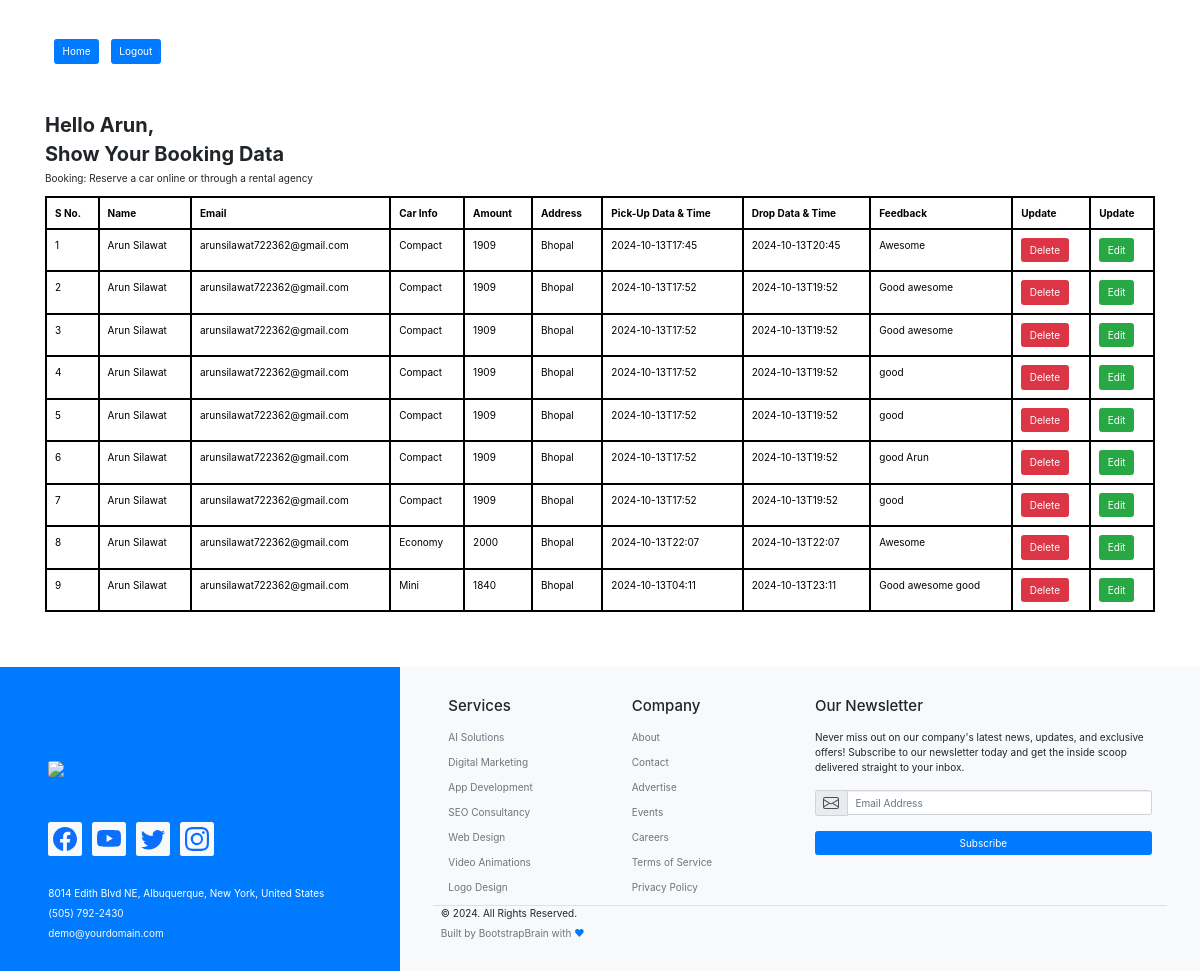
Page /showdata/arunsilawat722362@gmail.com on the earlier database version.
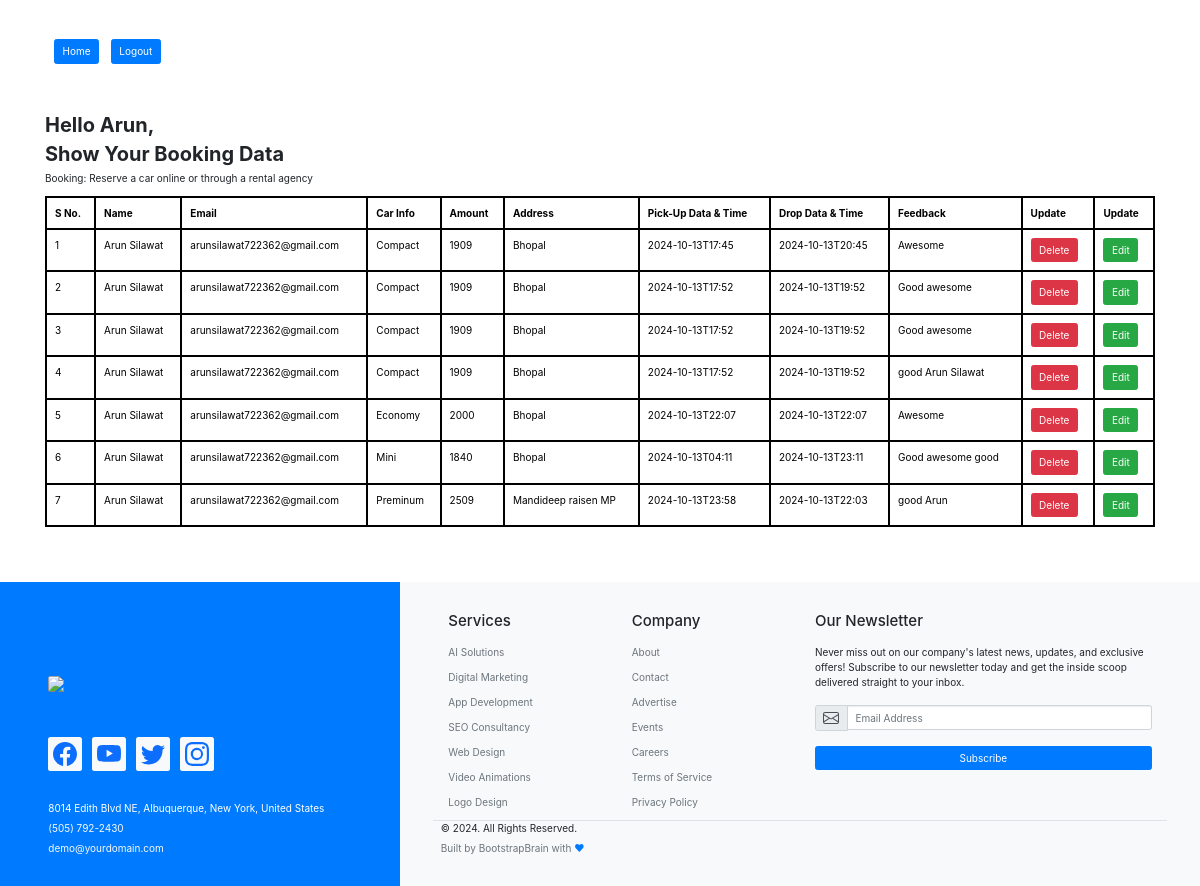
Same page on the later database version.
### app/models.py (models this page shows)
class Userdata(models.Model):
    fname=models.CharField(max_length=50)
    lname=models.CharField(max_length=50)
    email=models.EmailField()
    password=models.CharField(max_length=25)

class Book_data(models.Model):
    fname=models.CharField(max_length=(50))
    lname=models.CharField(max_length=(50))
    email=models.EmailField()
    carnm=models.CharField(max_length=(50))
    amount=models.IntegerField()
    address=models.TextField()
    pick=models.CharField(max_length=(50))
    drop=models.CharField(max_length=(50))
    feedback=models.TextField()

### app/views.py (the view, shortened to what this page needs)
# urls.py: path('showdata/<str:em>',views.showdata,name='showdata'),
def showdata(request,em):
    email=em
    getdata=Book_data.objects.filter(email=em)
    if getdata:
        data=Book_data.objects.filter(email=em)
        admindata=Userdata.objects.get(email=em)
        fname=admindata.fname
        lname=admindata.lname
        email=admindata.email
        password=admindata.password
        user={
            'fnm':fname,
            'lnm':lname,
            'em':email,
            'pass':password
            }
        return render(request,'datadisplay.html',{'data':data,'user':user})

### app/templates/datadisplay.html (shortened to what this page needs)
<!DOCTYPE html>
<html lang="en">
<head>
    <link rel="stylesheet" href="https://maxcdn.bootstrapcdn.com/bootstrap/3.4.1/css/bootstrap.min.css">
    <link rel="stylesheet" href="https://unpkg.com/bootstrap@5.3.3/dist/css/bootstrap.min.css">
    <link rel="stylesheet" href="https://unpkg.com/bs-brain@2.0.4/utilities/font-size/font-size.css">
    <link rel="stylesheet" href="https://unpkg.com/bs-brain@2.0.4/utilities/margin/margin.css">
    <link rel="stylesheet" href="https://unpkg.com/bs-brain@2.0.4/utilities/padding/padding.css">
    <link rel="stylesheet" href="https://cdn.jsdelivr.net/npm/bootstrap@4.6.2/dist/css/bootstrap.min.css">
</head>
<body><br><br>
    <div class="container">
        <a href="{% url 'select' em=user.em %}"><button type="button" class="btn btn-primary" style="margin: 9px;">Home</button></a>
        <a href="{% url 'home' %}"><button type="button" class="btn btn-primary">Logout</button></a>
    </div><br><br>
    <div class="container" style="background-color: white;border-radius: 10px;">
        <h2 style="font-weight: bold;margin-top: 10px;">Hello {{user.fnm}},</h2>
        <h2 style="font-weight: bold;">Show Your Booking Data</h2>
        <p> Booking: Reserve a car online or through a rental agency</p>
        <div class="table-responsive">
            <table class="table table-bordered">
                <thead>
                    <tr>
                        <th style="border: 2px solid black;">S No.</th>
                        <th style="border: 2px solid black;">Name</th>
                        <th style="border: 2px solid black;">Email</th>
                        <th style="border: 2px solid black;">Car Info</th>
                        <th style="border: 2px solid black;">Amount</th>
                        <th style="border: 2px solid black;">Address</th>
                        <th style="border: 2px solid black;">Pick-Up Data & Time</th>
                        <th style="border: 2px solid black;">Drop Data & Time</th>
                        <th style="border: 2px solid black;">Feedback</th>
                        <th style="border: 2px solid black;">Update</th>
                        <th style="border: 2px solid black;">Update</th>
                    </tr>
                </thead>
                <tbody>
                    {% for i in data %}
                    <tr>
                        <td style="border: 2px solid black;">{{forloop.counter}}</td>
                        <td style="border: 2px solid black;">{{i.fname}} {{i.lname}}</td>
                        <td style="border: 2px solid black;">{{i.email}}</td>
                        <td style="border: 2px solid black;">{{i.carnm}}</td>
                        <td style="border: 2px solid black;">{{i.amount}}</td>
                        <td style="border: 2px solid black;">{{i.address}}</td>
                        <td style="border: 2px solid black;">{{i.pick}}</td>
                        <td style="border: 2px solid black;">{{i.drop}}</td>
                        <td style="border: 2px solid black;">{{i.feedback}}</td>
                        <td style="border: 2px solid black;"><a href="{% url 'delete' pk=i.id em=i.email %}"><button
                                    class="btn btn-danger">Delete</button></a></td>
                        <td style="border: 2px solid black;"><a href="{% url 'edit' pk=i.id %} "><button
                                    class="btn btn-success">Edit</button></a></td>
                    </tr>
                    {% endfor %}
                </tbody>
            </table>
        </div>
    </div><br>
    <br><br><footer class="footer">
        <section>
            <div class="container-fluid">
                <div class="row">
                    <div class="col-12 col-lg-4 bg-primary py-4 py-md-5 py-xxl-8">
                        <div class="row h-100 align-items-end justify-content-center">
                            <div class="col-12 col-md-11 col-xl-10">
                                <div class="footer-logo-wrapper">
                                    <a href="#!">
                                        <img class="img-fluid rounded mb-4" loading="lazy" src="https://img.freepik.com/premium-vector/automotive-car-logo-design_160069-36.jpg" width="100" height="5" alt="logo">
                                    </a>
                                </div>
                                <div class="social-media-wrapper mt-5">
                                    <ul class="nav">
                                        <li class="nav-item me-3">
                                            <a class="nav-link link-primary p-2 bg-light rounded" href="#!">
                                            </a>
                                        </li>
                                        <li class="nav-item me-3">
                                            <a class="nav-link link-primary p-2 bg-light rounded" href="#!">
                                            </a>
                                        </li>
                                        <li class="nav-item me-3">
                                            <a class="nav-link link-primary p-2 bg-light rounded" href="#!">
                                            </a>
                                        </li>
                                        <li class="nav-item">
                                            <a class="nav-link link-primary p-2 bg-light rounded" href="#!">
                                            </a>
                                        </li>
                                    </ul>
                                </div>
                                <div class="address-wrapper mt-5">
                                    <address class="mb-2 text-white">8014 Edith Blvd NE, Albuquerque, New York, United
                                        States</address>
                                    <p class="mb-2">
                                        <a class="link-light text-decoration-none" href="tel:+15057922430">(505)
                                            792-2430</a>
                                    </p>
                                    <p class="mb-0">
                                        <a class="link-light text-decoration-none"
                                            href="mailto:demo@yourdomain.com">demo@yourdomain.com</a>
                                    </p>
                                </div>
                            </div>
                        </div>
                    </div>
                    <div class="col-12 col-lg-8 bg-light py-4 py-md-5 py-xxl-8">
                        <div class="row justify-content-center">
                            <div class="col-12 col-md-11 col-xxl-10">
                                <div class="row gy-4 gy-sm-0">
                                    <div class="col-6 col-sm-3">
                                        <div class="widget">
                                            <h4 class="widget-title mb-4">Services</h4>
                                            <ul class="list-unstyled">
                                                <li class="mb-3">
                                                    <a href="#!" class="link-secondary text-decoration-none">AI
                                                        Solutions</a>
                                                </li>
                                                <li class="mb-3">
                                                    <a href="#!" class="link-secondary text-decoration-none">Digital
                                                        Marketing</a>
                                                </li>
                                                <li class="mb-3">
                                                    <a href="#!" class="link-secondary text-decoration-none">App
                                                        Development</a>
                                                </li>
                                                <li class="mb-3">
                                                    <a href="#!" class="link-secondary text-decoration-none">SEO
                                                        Consultancy</a>
                                                </li>
                                                <li class="mb-3">
                                                    <a href="#!" class="link-secondary text-decoration-none">Web
                                                        Design</a>
                                                </li>
                                                <li class="mb-3">
                                                    <a href="#!" class="link-secondary text-decoration-none">Video
                                                        Animations</a>
                                                </li>
                                                <li class="mb-0">
                                                    <a href="#!" class="link-secondary text-decoration-none">Logo
                                                        Design</a>
                                                </li>
                                            </ul>
                                        </div>
                                    </div>
                                    <div class="col-6 col-sm-3">
                                        <div class="widget">
                                            <h4 class="widget-title mb-4">Company</h4>
                                            <ul class="list-unstyled">
                                                <li class="mb-3">
                                                    <a href="#!" class="link-secondary text-decoration-none">About</a>
                                                </li>
                                                <li class="mb-3">
                                                    <a href="#!" class="link-secondary text-decoration-none">Contact</a>
                                                </li>
                                                <li class="mb-3">
                                                    <a href="#!"
                                                        class="link-secondary text-decoration-none">Advertise</a>
                                                </li>
                                                <li class="mb-3">
                                                    <a href="#!" class="link-secondary text-decoration-none">Events</a>
                                                </li>
                                                <li class="mb-3">
                                                    <a href="#!" class="link-secondary text-decoration-none">Careers</a>
                                                </li>
                                                <li class="mb-3">
                                                    <a href="#!" class="link-secondary text-decoration-none">Terms of
                                                        Service</a>
                                                </li>
                                                <li class="mb-0">
                                                    <a href="#!" class="link-secondary text-decoration-none">Privacy
                                                        Policy</a>
                                                </li>
                                            </ul>
                                        </div>
                                    </div>
                                    <div class="col-12 col-sm-6">
                                        <div class="widget">
                                            <h4 class="widget-title mb-4">Our Newsletter</h4>
                                            <p class="mb-4">Never miss out on our company's latest news, updates, and
                                                exclusive offers! Subscribe to our newsletter today and get the inside
                                                scoop delivered straight to your inbox.</p>
                                            <form action="#!">
                                                <div class="row gy-4">
                                                    <div class="col-12">
                                                        <div class="input-group">
                                                            <span class="input-group-text" id="email-newsletter-addon">
                                                            </span>
                                                            <input type="email" class="form-control"
                                                                id="email-newsletter" value=""
                                                                placeholder="Email Address"
                                                                aria-label="email-newsletter"
                                                                aria-describedby="email-newsletter-addon" required>
                                                        </div>
                                                    </div>
                                                    <div class="col-12">
                                                        <div class="d-grid">
                                                            <button class="btn btn-primary"
                                                                type="submit">Subscribe</button>
                                                        </div>
                                                    </div>
                                                </div>
                                            </form>
                                        </div>
                                    </div>
                                </div>
                                <div class="row mt-6 border-top border-light-subtle">
                                    <div class="footer-copyright-wrapper mt-6">
                                        &copy; 2024. All Rights Reserved.
                                    </div>
                                    <div class="credits text-secondary mt-2 fs-7">
                                        Built by <a href="https://bootstrapbrain.com/"
                                            class="link-secondary text-decoration-none">BootstrapBrain</a> with <span
                                            class="text-primary">&#9829;</span>
                                    </div>
                                </div>
                            </div>
                        </div>
                    </div>
                </div>
            </div>
        </section>
    </footer>
</body>
</html>

### app/templates/datadisplay.html (style rules this page uses)
body { background-color: rgb(235, 237, 230); overflow-x: hidden; padding: 0px; margin: 0px; background-image: url(https://encrypted-tbn0.gstatic.com/images?q=tbn:ANd9GcTSItCmSv1eE0xHFrhzHp1a9HdC9bpIX5cl3Q&s); }

Differences in the rows shown:
removed Book_data: fname "Arun", lname "Silawat", email "arunsilawat722362@gmail.com", carnm "Compact", amount "1909", address "Bhopal", pick "2024-10-13T17:52", drop "2024-10-13T19:52", feedback "good"
removed Book_data: fname "Arun", lname "Silawat", email "arunsilawat722362@gmail.com", carnm "Compact", amount "1909", address "Bhopal", pick "2024-10-13T17:52", drop "2024-10-13T19:52", feedback "good"
removed Book_data: fname "Arun", lname "Silawat", email "arunsilawat722362@gmail.com", carnm "Compact", amount "1909", address "Bhopal", pick "2024-10-13T17:52", drop "2024-10-13T19:52", feedback "good"
changed Book_data: feedback "good Arun" → "good Arun Silawat"
added Book_data: fname "Arun", lname "Silawat", email "arunsilawat722362@gmail.com", carnm "Preminum", amount "2509", address "Mandideep raisen MP", pick "2024-10-13T23:58", drop "2024-10-13T22:03", feedback "good Arun"
